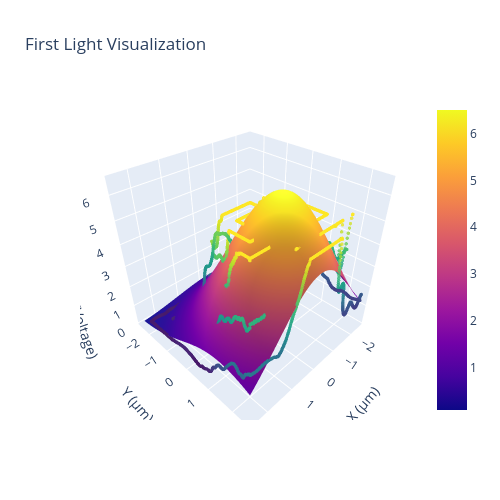

Write notebook code for a chart like this one.
### Code cell
### Broad scan, can make it small scan with generate_linear_spiral((5, 5), 10)
stage = 'l'
line_numbers = [0, 1, 2]    # motion i/o for left XY, right XY, all Z (works assuming both fibers don't move at the same time)
speed = 7# 7                  # Speed setting from 0-9. Higher is only faster to a point.
# ai_channel = 'ai1'

broad_range = False
if broad_range == True:
    commands = flc.pgen.generate_linear_spiral((20, 20), 40)    # params are scan dimension (should be x,y) and number of steps., (10,10,20)
else:
    commands = flc.pgen.generate_linear_spiral((5, 5), 10)    # params are scan dimension (should be x,y) and number of steps., (10,10,20)
# commands = flc.pgen.generate_linear_spiral((10, 10), 20)    # params are scan dimension (should be x,y) and number of steps., (10,10,20)
result = flc.scan_path(stage, commands, speed, line_numbers, perform_regression = True)

datapoints = result['datapoints']

# Not plotting the distribution
fig = result['figure']

## Maximum point delta
max_point = datapoints[
    np.argmax(datapoints[:, 2])
][:2]
print(f"Maximum: {max_point}")

fig.show()

### Figure 1 — Plotly figure (JSON) as saved in the notebook; plotly's stock layout.template omitted (floating-point values rounded to 4 significant figures; data arrays with more than 128 entries replaced by an {"elided": "..."} marker saying what was removed)
{"data": [{"marker": {"color": {"elided": "5501 float values"}, "colorscale": [[0, "#440154"], [0.1111, "#482878"], [0.2222, "#3e4989"], [0.3333, "#31688e"], [0.4444, "#26828e"], [0.5556, "#1f9e89"], [0.6667, "#35b779"], [0.7778, "#6ece58"], [0.8889, "#b5de2b"], [1, "#fde725"]], "opacity": 0.8, "size": 2}, "mode": "markers", "name": "Datapoints", "type": "scatter3d", "x": {"elided": "5501 float values"}, "y": {"elided": "5501 float values"}, "z": {"elided": "5501 float values"}}, {"type": "surface", "x": {"elided": "100x100 float values"}, "y": {"elided": "100x100 float values"}, "z": {"elided": "100x100 float values"}}], "layout": {"autosize": true, "height": 500, "scene": {"aspectmode": "cube", "xaxis": {"title": {"text": "X (μm)"}}, "yaxis": {"title": {"text": "Y (μm)"}}, "zaxis": {"title": {"text": "Radiant Power (Voltage)"}}}, "title": {"text": "First Light Visualization"}, "width": 500, "yaxis": {"scaleanchor": "x", "scaleratio": 1}}}
